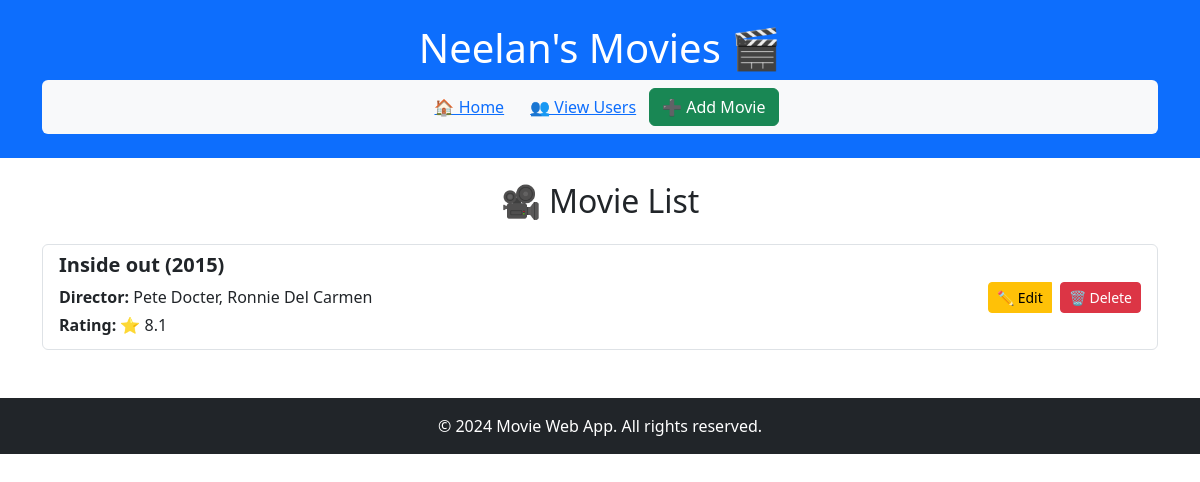
The page /users/2 on the database its author committed.
### datamanager/models.py (models this page shows, shortened)
class User(db.Model):
    __tablename__ = 'users'
    id = db.Column(db.Integer, primary_key=True)
    username = db.Column(db.String(50), nullable=False, unique=True)
    movies = db.relationship('Movie', backref='user', lazy=True)

class Movie(db.Model):
    __tablename__ = 'movies'
    id = db.Column(db.Integer, primary_key=True)
    name = db.Column(db.String(100), nullable=False)
    director = db.Column(db.String(50), nullable=False)
    year = db.Column(db.Integer, nullable=False)
    rating = db.Column(db.Integer, nullable=False)
    user_id = db.Column(db.Integer, db.ForeignKey('users.id'), nullable=False)

### app.py (the view)
@app.route('/users/<int:user_id>')
def user_movies(user_id):
    movies = data_manager.get_user_movies(user_id)
    user = data_manager.get_user_by_id(user_id)
    if user:
        return render_template('user_movies.html', user=user, movies=movies)
    else:
        return "User not found", 404

### datamanager/sqlite_data_manager.py (called while the page is built)
    def get_user_movies(self, user_id):
        user = User.query.get(user_id)
        return user.movies if user else []

    def get_user_by_id(self, user_id):
        return User.query.get(user_id)

### templates/user_movies.html (shortened to what this page needs)
<!DOCTYPE html>
<html lang="en">
<head>
    <link rel="stylesheet" href="../../static/bootstrap.min.css">
</head>
<body class="d-flex flex-column min-vh-100">
    <header class="bg-primary text-white text-center py-4">
        <div class="container">
            <h1>{{ user.username }}'s Movies 🎬</h1>
            <nav class="nav justify-content-center bg-light p-2 rounded">
                <a class="btn btn-link" href="/">🏠 Home</a>
                <a class="btn btn-link" href="/users">👥 View Users</a>
                <a class="btn btn-success text-white" href="/users/{{ user.id }}/add_movie">➕ Add Movie</a>
            </nav>
        </div>
    </header>
    <main class="container mt-4">
        {% if movies %}
            <h2 class="mb-4 text-center">🎥 Movie List</h2>
            <ul class="list-group">
                {% for movie in movies %}
                    <li class="list-group-item d-flex justify-content-between align-items-center">
                        <div>
                            <h5 class="fw-bold">{{ movie.name }} ({{ movie.year }})</h5>
                            <p class="mb-1"><strong>Director:</strong> {{ movie.director }}</p>
                            <p class="mb-1"><strong>Rating:</strong> ⭐ {{ movie.rating }}</p>
                        </div>
                        <div class="btn-group gap-2" role="group">
                            <a class="btn btn-warning btn-sm" href="{{ url_for('update_movie', user_id=user.id, movie_id=movie.id) }}">✏️ Edit</a>
                            <form action="{{ url_for('delete_movie', user_id=user.id, movie_id=movie.id) }}" method="POST">
                                <button class="btn btn-danger btn-sm" type="submit">🗑️ Delete</button>
                            </form>
                        </div>
                    </li>
                {% endfor %}
            </ul>
        {% else %}
            <p class="text-center text-muted">No movies found for this user.</p>
        {% endif %}
    </main>
    <footer class="bg-dark text-white py-3 mt-5 text-center">
        <p class="mb-0">&copy; 2024 Movie Web App. All rights reserved.</p>
    </footer>
</body>
</html>

### rows shown on the page
User: username "Neelan"
Movie: name "Inside out", year "2015", director "Pete Docter, Ronnie Del Carmen", rating "8.1"
